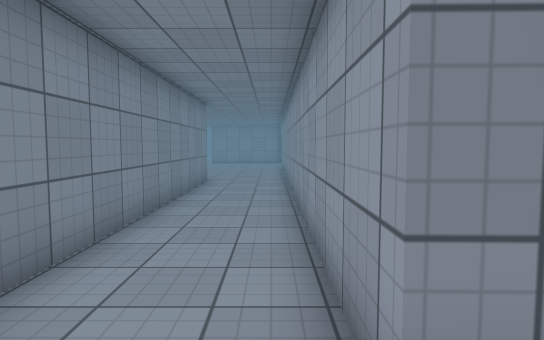
view 1 (above)

24 first-person views from a walk through a Unity game level. The camera is 1.4 m above the floor, tilts 4° down and sees 75° across. The floor is counted in squares, 1 m on a side. Each view is taken from the middle of a square. On the plan, view 1 faces up. The plan holds only what a view shows up to about 15 squares ahead; the rest is blank. The place goes on beyond the plan. The player character is not drawn. Surface patterns are stand-ins for the level's own textures.

view 2
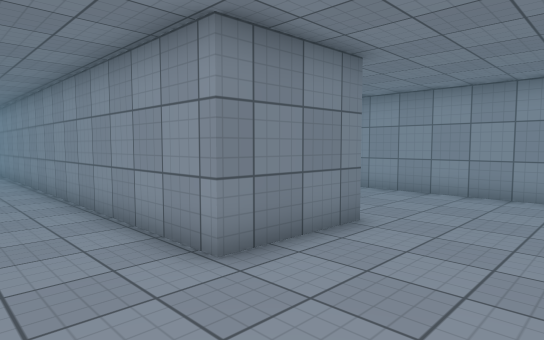

view 3
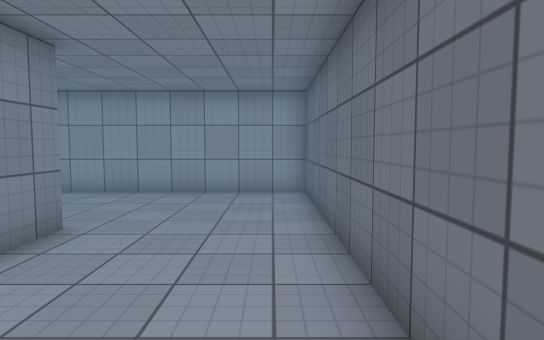

view 4
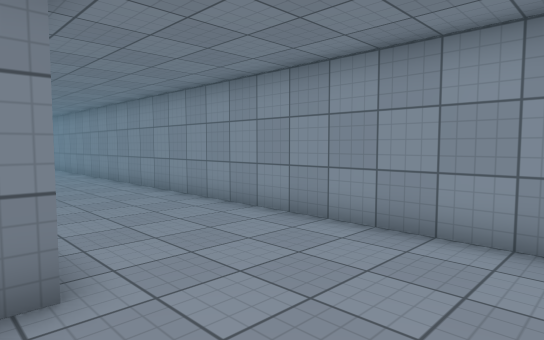

view 5
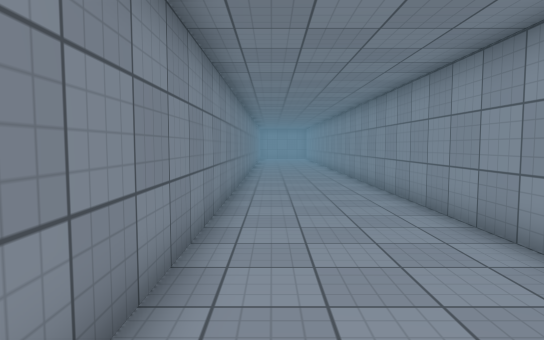

view 6
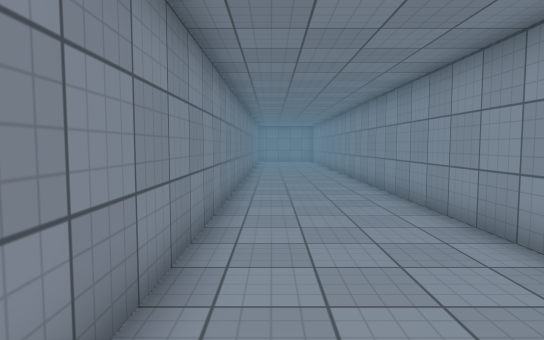

view 7
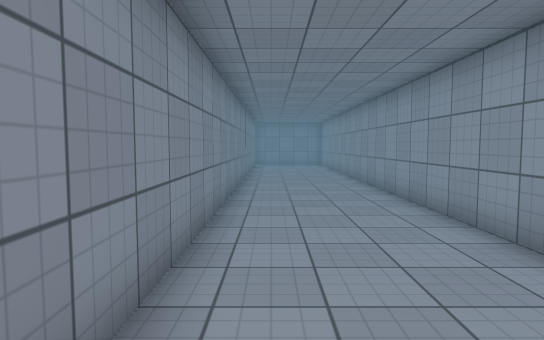

view 8
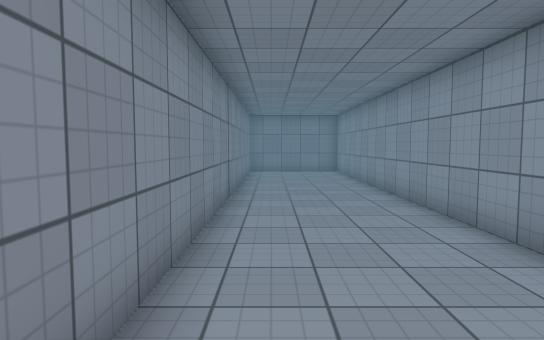

view 9
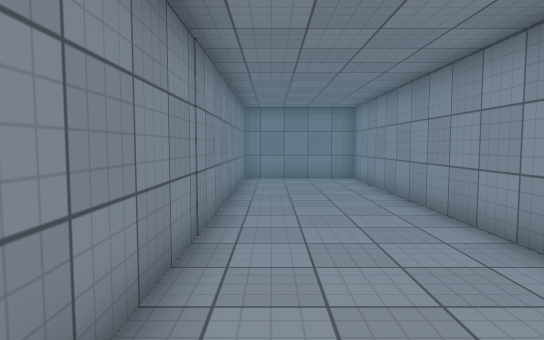

view 10
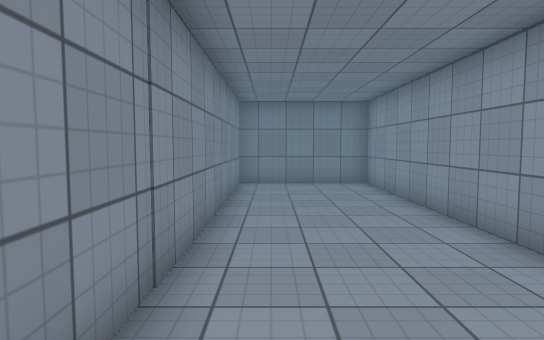

view 11
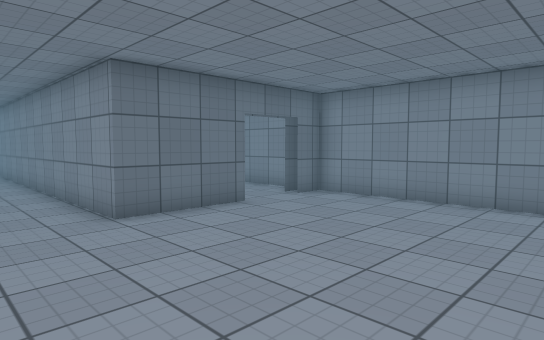

view 12
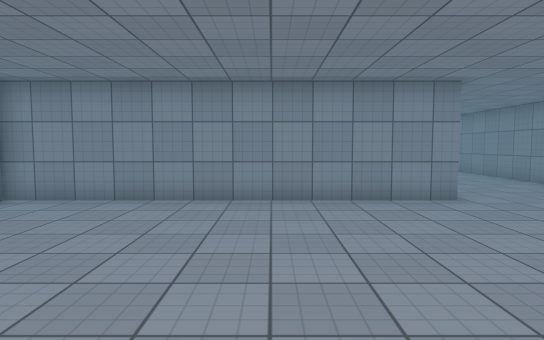

view 13
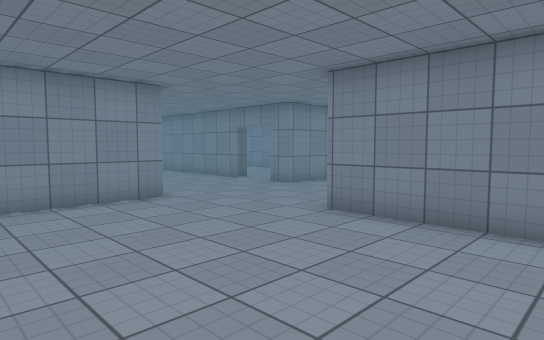

view 14
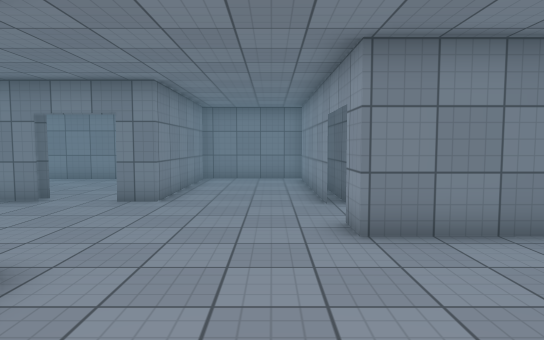

view 15
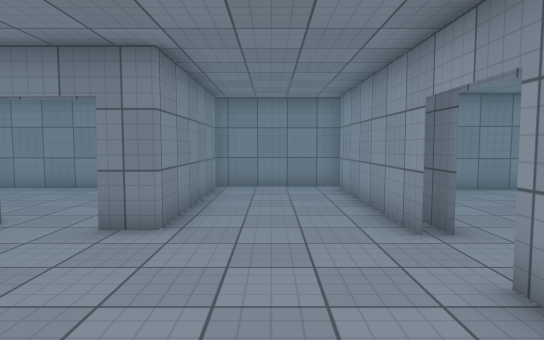

view 16
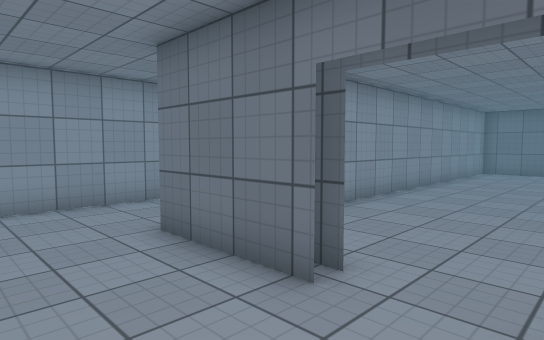

view 17
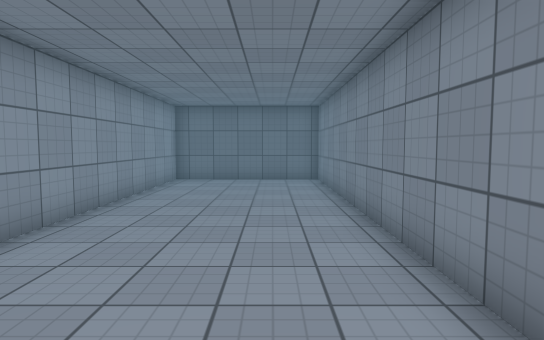

view 18
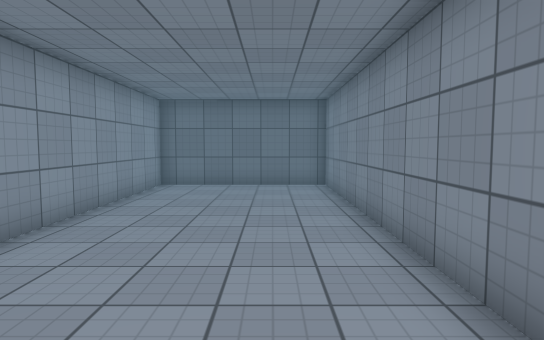

view 19
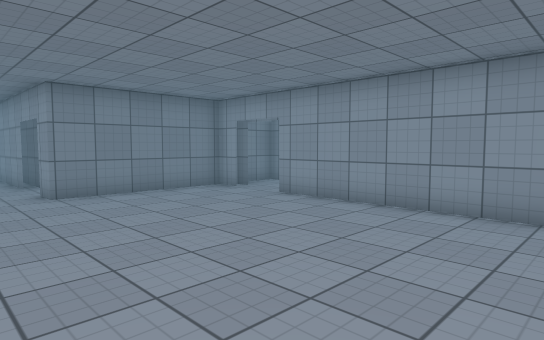

view 20
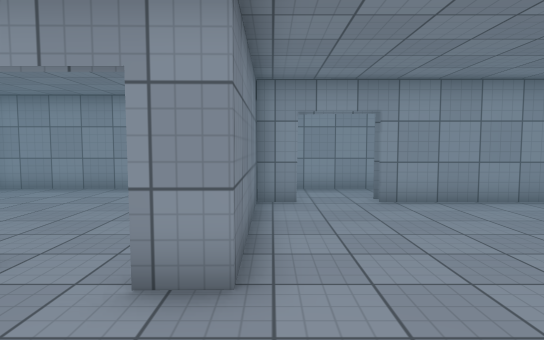

view 21
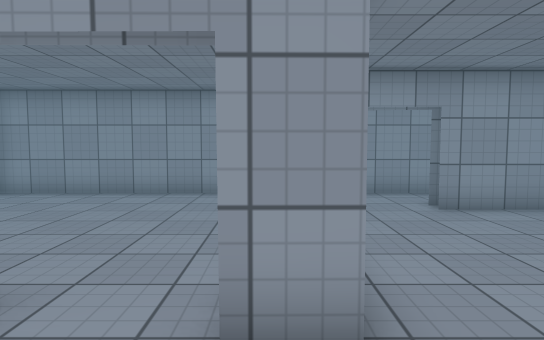

view 22
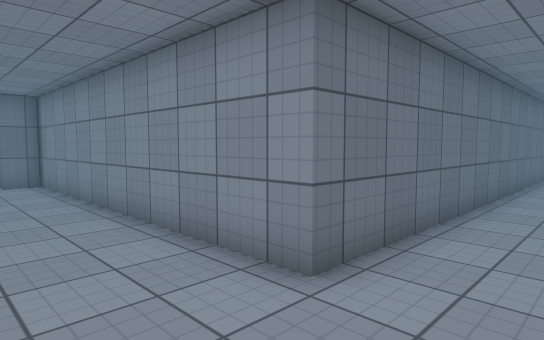

view 23
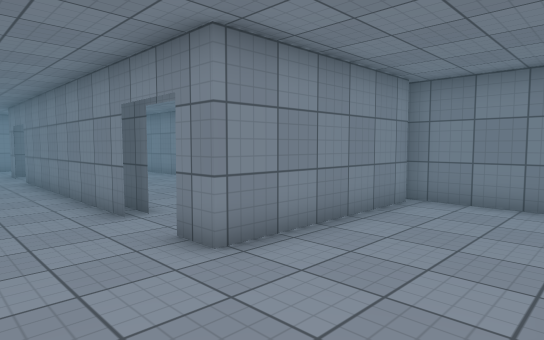

view 24
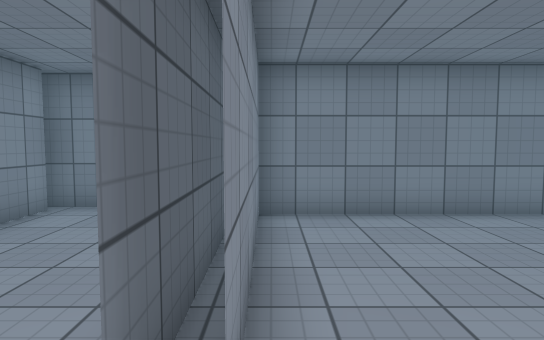

### Floor plan
Points are (right, up) in squares from view 1. A wall is a line through its corners. A room is listed if a view was taken in it or the views show most of it. See-through windows are left out.
Room 1 (views 1, 2, 3, 4, 5, 6, 7, 8, 9, 10, 11, 12, 13, 14, 15, 16, 19, 20, 21, 22, 23)
walls: (-5.9, 14.2) (-2.6, 14.2) (-2.6, 2.2); (-5.9, 13.7) (-5.3, 13.7); (0.7, 26.3) (0.7, 27.4); (1.2, 26.3) (1.2, 27); (0.4, 27.4) (-4.6, 27.4) (-4.7, 28.4); (-8.4, 13.7) (-7.8, 13.7); (-8.9, 14.2) (-7.8, 14.2); (-4.2, 30.3) (-4.2, 33.3); (-4.7, 30.3) (-4.8, 36.7); (3.9, 1.5) (0.6, 1.6) (0.7, 24.4); (-15.5, 25.7) (-8.9, 25.7) (-8.9, 13.5); (-11.8, 30.8) (-15.5, 30.8); (-11.8, 31.3) (-13.2, 31.3); (3.8, 36.6) (3.8, 2.4); (-4.6, 37) (-9.1, 37); (-8.9, 36.6) (-8.9, 30.8) (-9.9, 30.8); (-0.8, -3) (8.5, -3) (8.5, 37) (3.8, 37)
ways out: opening at (-6.5, 14) to room 2; opening at (-4, 29.5) to room 3; opening at (-10.5, 31); opening at (1, 25.5)
Room 2 (views 17, 18)
walls: (-8.9, 13.5) (-8.9, -2.5) (-3.1, -2.5) (-3.1, 9.6)
ways out: opening at (-6.5, 14) to room 1
Room 3 (view 24)
walls: (3.3, 29.6) (3.3, 36); (1.5, 36.1) (-4.4, 36.1); (-4.7, 34.6) (-4.7, 30.3); (-4.3, 35.8) (-4.2, 30.3)
ways out: opening at (-4, 29.5) to room 1

Where each view was taken, in squares from view 1:
view 1: 0 up, 0 right, facing up
view 2: 2 down, 2 left, facing up-right
view 3: 2 down, 2 left, facing right
view 4: 2 down, 3 right, facing up-right
view 5: 1 up, 5 right, facing up
view 6: 7 up, 5 right, facing up
view 7: 12 up, 5 right, facing up
view 8: 18 up, 5 right, facing up
view 9: 22 up, 5 right, facing up
view 10: 24 up, 5 right, facing up
view 11: 21 up, 0 right, facing down-left
view 12: 21 up, 0 right, facing left
view 13: 21 up, 0 right, facing up-left
view 14: 22 up, 6 left, facing up
view 15: 25 up, 7 left, facing up
view 16: 17 up, 8 left, facing down-right
view 17: 12 up, 7 left, facing down
view 18: 10 up, 7 left, facing down
view 19: 17 up, 7 left, facing up-right
view 20: 27 up, 8 left, facing right
view 21: 28 up, 7 left, facing right
view 22: 28 up, 6 left, facing down-left
view 23: 28 up, 5 left, facing up-left
view 24: 29 up, 4 left, facing up
